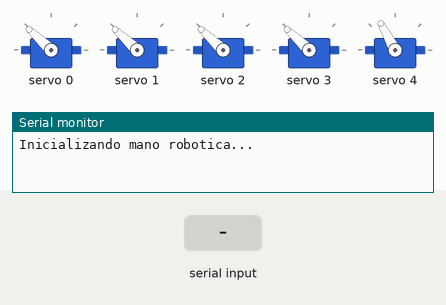
Recording of a sketch running on a simulated Arduino Uno, built with avr-gcc and run on an emulated ATmega328P. Shown: 5 × servo, the last lines printed to the serial monitor. The test bench sets the inputs (shaded band).

Above: at 1.2 s.
1.3 s: "CERRAR" received over Serial
At 3.5 s:
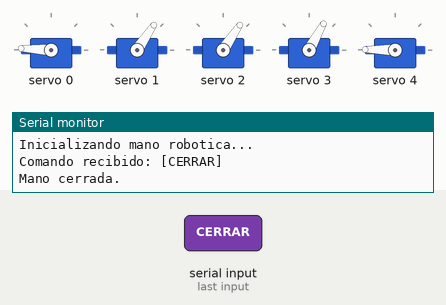
4.3 s: "ABRIR" received over Serial
At 5.75 s:
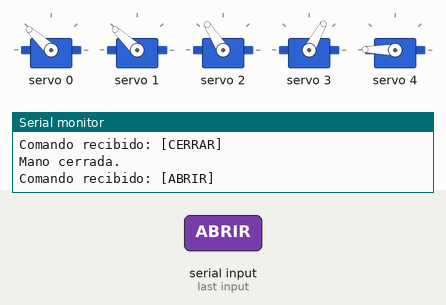
7.3 s: "PULGAR" received over Serial
At 9.6 s:
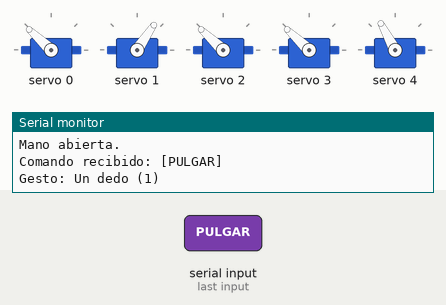
9.9 s: "INDICE" received over Serial
At 12.3 s:
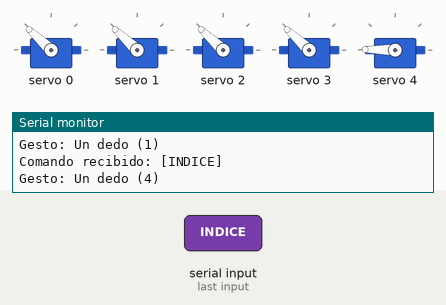
12.7 s: "MEDIO" received over Serial
At 15.1 s:
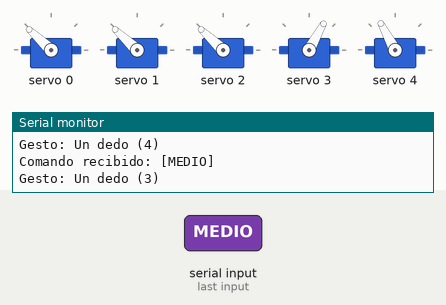
15.5 s: "ANULAR" received over Serial
At 17.8 s:
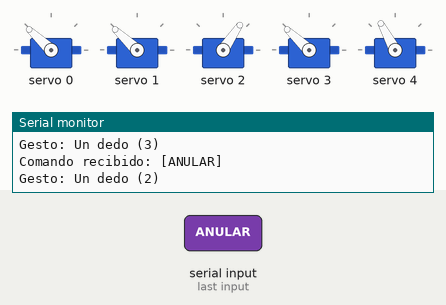
Timing chart, 0 to 19.3 s (numbered marks = the images above; inputs shaded):
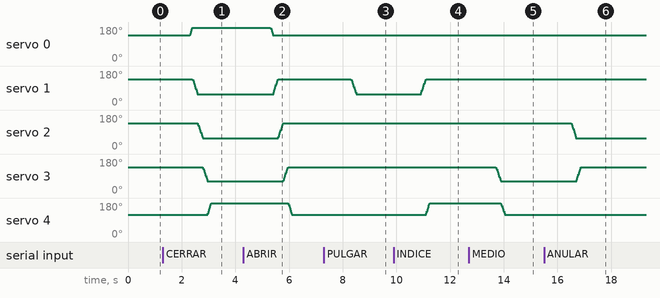

Measured:
- after the input at 1.3 s, servo 0: 137° → 177° after 1.0 s; servo 1: moves from 137° to 56° over 0.21 s, starting after 1.1 s; servo 2: moves from 137° to 56° over 0.18 s, starting after 1.3 s; servo 3: moves from 137° to 61° over 0.18 s, starting after 1.5 s; servo 4: 118° → 179° after 1.7 s
- after the input at 4.3 s, servo 0: 177° → 137° after 1.0 s; servo 1: moves from 56° to 137° over 0.21 s, starting after 1.1 s; servo 2: moves from 56° to 137° over 0.18 s, starting after 1.3 s; servo 3: moves from 61° to 137° over 0.18 s, starting after 1.5 s; servo 4: 179° → 118° after 1.7 s
- after the input at 7.3 s, servo 1: moves from 137° to 56° over 0.19 s, starting after 1.0 s
- after the input at 9.9 s, servo 1: moves from 56° to 137° over 0.21 s, starting after 1.0 s; servo 4: 118° → 179° after 1.2 s
- after the input at 12.7 s, servo 3: moves from 137° to 61° over 0.18 s, starting after 1.0 s; servo 4: 179° → 118° after 1.2 s
- after the input at 15.5 s, servo 2: moves from 137° to 56° over 0.21 s, starting after 1.0 s; servo 3: 61° → 137° after 1.2 s

The sketch:

mano_final_1.ino
```cpp
#include <Wire.h>
#include <Adafruit_PWMServoDriver.h>

Adafruit_PWMServoDriver pwm = Adafruit_PWMServoDriver();

// -------- DECLARACIÓN DE FUNCIONES --------
// Definiciones necesarias para el compilador
void moverServoSuave(int ch, int objetivo);
void moverTodos(bool cerrar);
void moverUnDedo(int d);
void moverDosDedos(int d1, int d2);
void moverTresDedos(int d1, int d2, int d3);
void moverCuatroDedos(int d1, int d2, int d3, int d4);


// -------- CONFIGURACIÓN DE SERVOS (Tus valores calibrados) --------

int servoOpen[5] = {
  400, // 0: MENIQUE
  400, // 1: PULGAR
  400, // 2: ANULAR
  400, // 3: MEDIO
  360  // 4: INDICE
};

int servoClose[5] = {
  485, // 0: MENIQUE
  230, // 1: PULGAR
  230, // 2: ANULAR
  240, // 3: MEDIO
  490  // 4: INDICE
};

// Mapeo REAL de canales
#define MENIQUE 0
#define PULGAR  1
#define ANULAR  2
#define MEDIO   3
#define INDICE  4

// Posición actual de cada servo
int servoPos[5] = {
  servoOpen[0], // MENIQUE
  servoOpen[1], // PULGAR
  servoOpen[2], // ANULAR
  servoOpen[3], // MEDIO
  servoOpen[4]  // INDICE
};

void setup() {
  Serial.begin(9600);
  Serial.println("Inicializando mano robotica...");
  pwm.begin();
  pwm.setPWMFreq(50);   // Frecuencia estándar para servos (50Hz)

  // Inicializa todos los servos en la posición abierta
  for (int ch = 0; ch < 5; ch++) {
    pwm.setPWM(ch, 0, servoOpen[ch]);
    servoPos[ch] = servoOpen[ch];
  }
}

// -------- MOVIMIENTO SUAVE (Ajustado para mayor robustez) --------
void moverServoSuave(int ch, int objetivo) {
  if (servoPos[ch] == objetivo) return;

  // Paso ajustado a 5 para asegurar que el servo supere la fricción
  int paso = (objetivo > servoPos[ch]) ? 5 : -5;
  int inicio = servoPos[ch];

  // Condición de bucle para moverse gradualmente
  while (abs(objetivo - inicio) > abs(paso)) {
      inicio += paso;
      pwm.setPWM(ch, 0, inicio);
      delay(5); // Pequeño delay para movimiento suave y fluido
  }

  // Asegurar que llegue al objetivo final
  pwm.setPWM(ch, 0, objetivo);
  servoPos[ch] = objetivo;
}


// -------- COMANDOS --------
void loop() {
  if (Serial.available()) {
    // Lectura del comando serial más tolerante
    String comando = Serial.readString();
    comando.trim();   // Eliminar saltos de línea y espacios extra

    Serial.print("Comando recibido: [");
    Serial.print(comando);
    Serial.println("]");

    // Gestos de los dedos
    if       (comando == "CERRAR")        moverTodos(true);
    else if (comando == "ABRIR")         moverTodos(false);
    // Para gestos de un solo dedo, el dedo se cierra y el resto se abre.
    else if (comando == "PULGAR")        moverUnDedo(PULGAR);
    else if (comando == "INDICE")        moverUnDedo(INDICE);
    else if (comando == "MEDIO")         moverUnDedo(MEDIO);
    else if (comando == "ANULAR")        moverUnDedo(ANULAR);
    else if (comando == "MEÑIQUE")       moverUnDedo(MENIQUE);
    // Para gestos de dedos múltiples (PAZ, TRES_DEDOS, CUATRO_DEDOS),
    // la lógica está invertida para que los dedos especificados se abran.
    else if (comando == "PAZ")           moverDosDedos(INDICE, MEDIO);
    else if (comando == "TRES_DEDOS")    moverTresDedos(INDICE, MEDIO, ANULAR);
    else if (comando == "CUATRO_DEDOS")  moverCuatroDedos(MENIQUE, INDICE, MEDIO, ANULAR);
    else
      Serial.println("Comando desconocido. (Verifique mayúsculas/minúsculas)");
  }
}

// -------- FUNCIONES DE MOVIMIENTO --------

void moverTodos(bool cerrar) {
  for (int ch = 0; ch < 5; ch++) {
    moverServoSuave(ch, cerrar ? servoClose[ch] : servoOpen[ch]);
  }
  Serial.println(cerrar ? "Mano cerrada." : "Mano abierta.");
}

// Función: Cierra el dedo 'd', abre el resto. (Correcto)
void moverUnDedo(int d) {
  for (int ch = 0; ch < 5; ch++) {
    moverServoSuave(ch, (ch == d) ? servoClose[ch] : servoOpen[ch]);
  }
  Serial.print("Gesto: Un dedo ("); Serial.print(d); Serial.println(")");
}

// Función: Abre los dedos d1 y d2, cierra el resto. (Lógica invertida corregida)
// Se usa para PAZ (Índice y Medio Abiertos)
void moverDosDedos(int d1, int d2) {
  for (int ch = 0; ch < 5; ch++) {
    // Condición: si el canal es d1 O d2, ¡abre! Si no, ¡cierra!
    moverServoSuave(ch, (ch == d1 || ch == d2) ? servoOpen[ch] : servoClose[ch]);
  }
  Serial.println("Gesto: Dos dedos (PAZ)");
}

// Función: Abre los dedos d1, d2 y d3, cierra el resto. (Lógica invertida corregida)
// Se usa para TRES_DEDOS (Índice, Medio, Anular Abiertos)
void moverTresDedos(int d1, int d2, int d3) {
  for (int ch = 0; ch < 5; ch++) {
    // Condición: si el canal coincide, ¡abre! Si no, ¡cierra!
    moverServoSuave(ch, (ch == d1 || ch == d2 || ch == d3) ? servoOpen[ch] : servoClose[ch]);
  }
  Serial.println("Gesto: Tres dedos");
}

// Función: Abre los dedos d1, d2, d3 y d4, cierra el resto. (Lógica invertida corregida)
// Se usa para CUATRO_DEDOS (todos menos Pulgar Abiertos)
void moverCuatroDedos(int d1, int d2, int d3, int d4) {
  for (int ch = 0; ch < 5; ch++) {
    // Condición: si el canal coincide, ¡abre! Si no, ¡cierra!
    moverServoSuave(ch, (ch == d1 || ch == d2 || ch == d3 || ch == d4) ? servoOpen[ch] : servoClose[ch]);
  }
  Serial.println("Gesto: Cuatro dedos");
}
```
